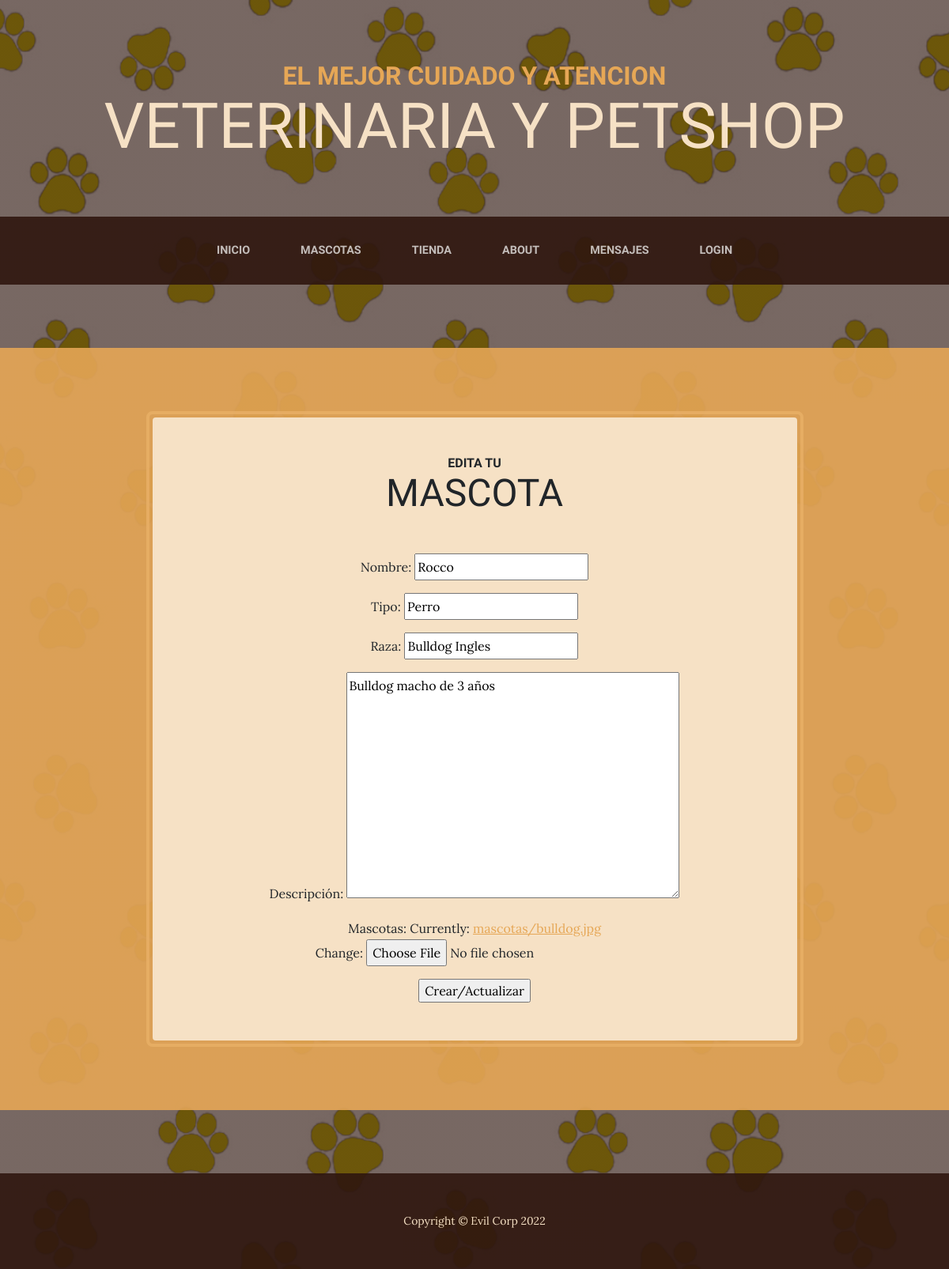
Screenshot of /appmascotas/mascotas/update/4 with the database file from the repository.
### appmascotas/models.py (models this page shows, shortened)
class mascotas(models.Model):
    id = models.AutoField(primary_key=True)
    nombre = models.CharField(max_length=100, verbose_name= 'Nombre')
    tipo = models.CharField(max_length=100, verbose_name= 'Tipo')
    imagen = models.ImageField(default='null', verbose_name="mascotas",upload_to="mascotas")
    descripcion = models.TextField(verbose_name= 'Descripción', null=True)
    raza = models.CharField(verbose_name= 'Raza', max_length=100, null=True)

### appmascotas/views.py (the view)
# urls.py: path('mascotas/update/<pk>', MascotaActualizar.as_view(), name="mascota-actualizar"),
class MascotaActualizar(UpdateView):
   model = mascotas
   success_url = "/appmascotas/mascotas/"
   fields = ["nombre", "tipo", "raza", "descripcion", "imagen"]

### appmascotas/templates/appmascotas/mascotas_form.html (shortened to what this page needs)
{% extends 'apptienda/base.html' %}
{% load static %}
{% block titulo %} Edita tu {% endblock %}
{% block subtitulo %} Mascota {% endblock %}
{% block Contenido %}
<form method="post">
    {{form.as_p}}
    <input type="submit" value="Crear/Actualizar">
</form>
{% endblock %}

### rows the page displays
mascotas: nombre "Rocco", tipo "Perro", raza "Bulldog Ingles", descripcion "Bulldog macho de 3 años"
